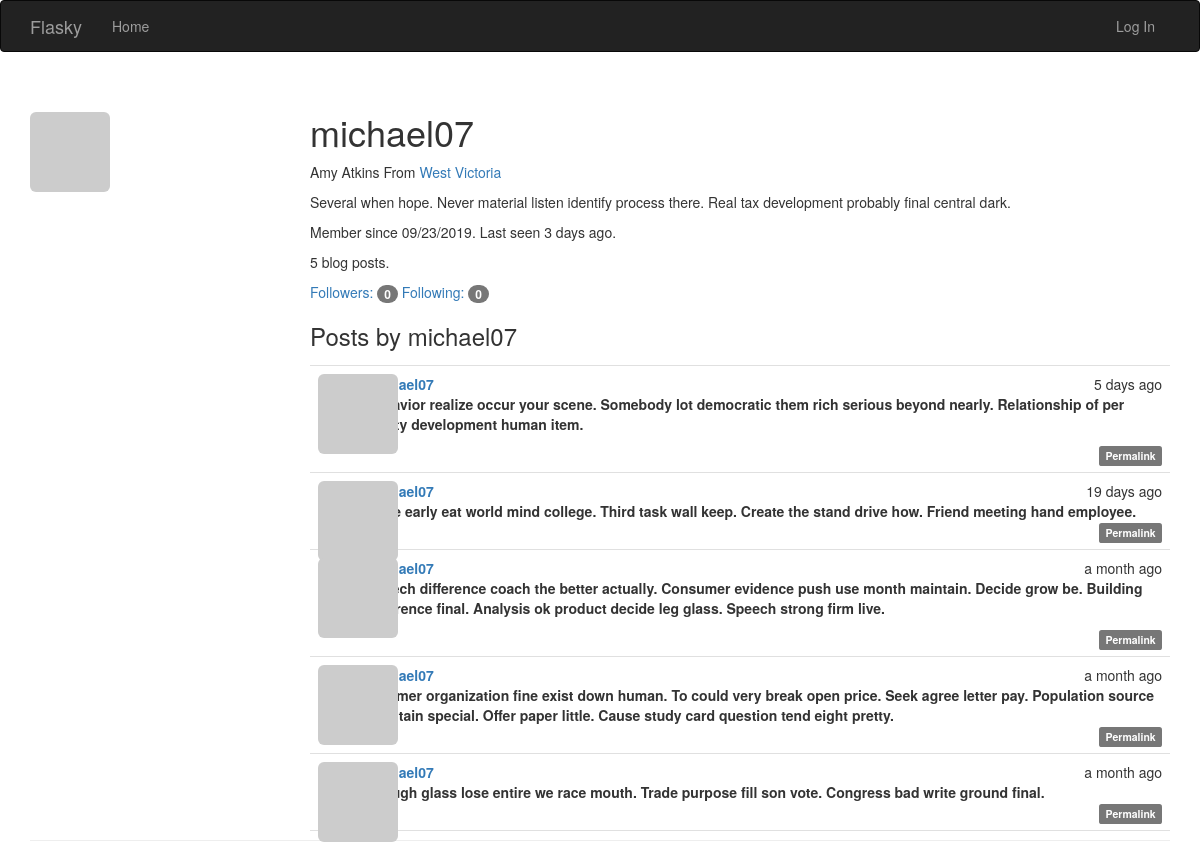
The page /user/michael07 on the database its author committed.
### app/models.py (models this page shows, shortened)
class User(UserMixin, db.Model):
    __tablename__ = 'users'
    id = db.Column(db.Integer, primary_key=True)
    email = db.Column(db.String(64), unique=True, index=True)
    username = db.Column(db.String(64), unique=True, index=True)
    role_id = db.Column(db.Integer, db.ForeignKey('roles.id'))
    password_hash = db.Column(db.String(128))
    confirmed = db.Column(db.Boolean, default=False)
    name = db.Column(db.String(64))
    location = db.Column(db.String(64))
    about_me = db.Column(db.Text())
    member_since = db.Column(db.DateTime(), default=datetime.utcnow)
    last_seen = db.Column(db.DateTime(), default=datetime.utcnow)
    avatar_hash = db.Column(db.String(32))
    posts = db.relationship('Post', backref='author', lazy='dynamic')
    followed = db.relationship('Follow',
                               foreign_keys=[Follow.follower_id],
                               backref=db.backref('follower', lazy='joined'),
                               lazy='dynamic',
                               cascade='all, delete-orphan')
    followers = db.relationship('Follow',
                                foreign_keys=[Follow.followed_id],
                                backref=db.backref('followed', lazy='joined'),
                                lazy='dynamic',
                                cascade='all, delete-orphan')
    @property
    def password(self):
        raise AttributeError('password is not a readable attribute')
    def gravatar(self, size=100, default='identicon', rating='g'):
        if request.is_secure:
            url = 'https://secure.gravatar.com/avatar'
        else:
            url = 'http://secure.gravatar.com/avatar'
        hash= self.avatar_hash or self.gravatar_hash()
        return '{url}/{hash}?s={size}&d={default}&r={rating}'.format(
                url=url, hash=hash, size=size, default=default, rating=rating)

class Post(db.Model):
    __tablename__ = 'posts'
    id = db.Column(db.Integer, primary_key=True)
    body = db.Column(db.Text)
    timestamp = db.Column(db.DateTime, index=True, default=datetime.utcnow)
    author_id = db.Column(db.Integer, db.ForeignKey('users.id'))
    body_html = db.Column(db.Text)

### app/main/views.py (the view)
@main.route('/user/<username>')
def user(username):
    user = User.query.filter_by(username=username).first_or_404()
    posts = user.posts.order_by(Post.timestamp.desc()).all()
    return render_template('user.html', user=user, posts=posts)

### app/auth/views.py (called while the page is built)
@auth.before_app_request
def before_request():
    if current_user.is_authenticated:
        current_user.ping()
        if not current_user.confirmed \
                and request.endpoint \
                and request.blueprint != 'auth' \
                and request.endpoint != 'static':
            return redirect(url_for('auth.unconfirmed'))

### app/main/__init__.py (called while the page is built)
@main.app_context_processor
def inject_permissions():
    return dict(Permission=Permission)

### app/models.py (called while the page is built)
    def can(self, permissions):
        return False

    def is_administrator(self):
        return False

### app/templates/user.html (shortened to what this page needs)
{% extends "base.html" %}
{% import "_macros.html" as macros %}
{% block page_content %}
<div class="page-header">
    <img class="img-rounded profile-thumbnail" src="{{ user.gravatar(size=256) }}">
    <div class="profile-header">
        <h1>{{ user.username }}</h1>
        {% if user.name or user.location %}
        <p>
            {% if user.name %}{{ user.name }}{% endif %}
            {% if user.location %}
                From <a href="http://maps.google.com/?q={{ user.location }}">
                    {{ user.location }}</a>
            {% endif %}
        </p>
        {% endif %}
        {% if user.about_me %}<p>{{ user.about_me }}</p>{% endif %}
        <p>Member since {{ moment(user.member_since).format('L') }}. Last seen {{ moment(user.last_seen).fromNow() }}.</p>
        <p>{{ user.posts.count() }} blog posts.</p>
        <p>
            <a href="{{ url_for('.followers', username=user.username) }}">
                Followers: <span class="badge">{{ user.followers.count() - 1 }}</span>
            </a>
            <a href="{{ url_for('.followed_by', username=user.username) }}">
                Following: <span class="badge">{{ user.followed.count() - 1 }}</span>
            </a>
        </p>
        <h3>Posts by {{ user.username }}</h3>
        {% include '_posts.html' %}
    </div>
</div>
{% endblock %}

### app/templates/_posts.html (shortened to what this page needs)
<ul class="posts">
    {% for post in posts %}
        <li class="post">
            <div class="profile-thumbnail">
                <a href="{{ url_for('.user', username=post.author.username) }}">
                    <img class="img-rounded profile-thumbnail"
                        src="{{ post.author.gravatar(size=40) }}">
                </a>
            </div>
            <div class="post-content">
                <div class="post-date">{{ moment(post.timestamp).fromNow() }}</div>
                <div class="post-author">
                    <a href="{{ url_for('.user', username=post.author.username) }}">
                        {{ post.author.username }}
                    </a>
                <div class="post-body">
                    {% if post.body_html %}
                        {{ post.body_html | safe }}
                    {% else %}
                        {{ post.body }}
                    {% endif %}
                </div>
                <div class="post-footer">
                    <a href="{{ url_for('.post', id=post.id) }}">
                        <span class="label label-default">Permalink</span>
                    </a>
                </div>
            </div>
        </li>
    {% endfor %}
</ul>

### app/static/styles.css (style rules this page uses)
.profile-thumbnail { position: absolute; }
.profile-header { min-height: 260px; margin-left: 280px; }
ul.posts { list-style-type: none; padding: 0px; margin: 16px 0px 0px 0px; border-top: 1px solid #e0e0e0; }
ul.posts li.post { padding: 8px; border-bottom: 1px solid #e0e0e0; }
div.post-date { float: right; }
div.post-author { font-weight: bold; }
div.post-content { margin-left: 48px; min-height: 48px; }
div.post-footer { text-align: right; }

### rows shown on the page
User: username "michael07", name "Amy Atkins", location "West Victoria", about_me "Several when hope. Never material listen identify process there. Real tax development probably final central dark.", member_since "09/23/2019", last_seen "3 days ago"
Post: timestamp "5 days ago", author.username "michael07", body_html "Behavior realize occur your scene. Somebody lot democratic them rich serious beyond nearly. Relationship of per reality development human item."
Post: timestamp "19 days ago", author.username "michael07", body "Huge early eat world mind college. Third task wall keep. Create the stand drive how. Friend meeting hand employee."
Post: timestamp "a month ago", author.username "michael07", body_html "Speech difference coach the better actually. Consumer evidence push use month maintain. Decide grow be. Building difference final. Analysis ok product decide leg glass. Speech strong firm live."
Post: timestamp "a month ago", author.username "michael07", body "Summer organization fine exist down human. To could very break open price. Seek agree letter pay. Population source maintain special. Offer paper little. Cause study card question tend eight pretty."
Post: timestamp "a month ago", author.username "michael07", body "Though glass lose entire we race mouth. Trade purpose fill son vote. Congress bad write ground final."

### other values the page prints
{{ user.posts.count() }} "5"
{{ user.followers.count() - 1 }} "0"
{{ user.followed.count() - 1 }} "0"
